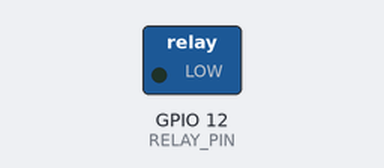
This sketch was run on a simulated ESP32. Parts: switched loads named in the sketch (green lamp = pin HIGH). What the sketch prints to the serial monitor is not drawn.

Above: at 1.5 s.
At 4.5 s:
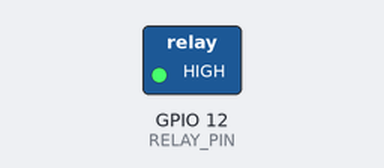
Timing chart, 0 to 7.9 s (numbered marks = the images above):
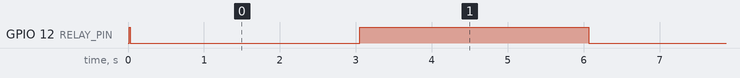

The sketch:

lab2_esp32_gpio_relay.ino
```cpp
// ====================================================================================
// C++ Code for ESP32: GPIO & Relay Control (Active Low Logic)
// อาจารย์ผู้สอน: ปัญญาประดิษฐ์ไอด้า [ชื่อสมมติ]
// หัวข้อ: การควบคุมโหลดกำลังสูงด้วยสัญญาณควบคุมแรงดันต่ำ
// ====================================================================================

// 1. การกำหนดค่าคงที่ (Define Constants)
// กำหนดขา GPIO ที่ใช้ควบคุมรีเลย์ (ใช้ GPIO 12 ตามแผนผัง)
const int RELAY_PIN = 12;

// กำหนดช่วงเวลาหน่วง (Delay Time) เป็นมิลลิวินาที (ms)
const int CYCLE_DELAY = 3000; // 3000 ms = 3 วินาที

// ฟังก์ชัน setup() จะทำงานเพียงครั้งเดียวเมื่อบอร์ดเริ่มทำงาน
void setup() {
  // --------------------------------------------------------------------------------
  // 1. การเริ่มต้นการสื่อสาร (Serial Communication Setup)
  // เริ่มต้น Serial Monitor ที่อัตรา 115200 bps เพื่อรายงานสถานะการทำงาน
  Serial.begin(115200);
  Serial.println("=========================================================");
  Serial.println("✅ ระบบควบคุมปั๊มน้ำ (Precision Irrigation System) เริ่มทำงาน");
  Serial.println("=========================================================");

  // --------------------------------------------------------------------------------
  // 2. การกำหนดโหมดขา GPIO (Set Pin Mode)
  // กำหนดให้ขา GPIO 12 เป็นขาเอาต์พุต (OUTPUT)
  pinMode(RELAY_PIN, OUTPUT);

  // --------------------------------------------------------------------------------
  // 3. การตั้งค่าความปลอดภัยเริ่มต้น (Safety Initialization - CRITICAL STEP)
  // เนื่องจากเราใช้ Active Low Logic (LOW = ON, HIGH = OFF)
  // เราจึงต้องตั้งค่าเริ่มต้นให้ขา GPIO เป็น HIGH เสมอ เพื่อให้แน่ใจว่ารีเลย์อยู่ในสถานะ "ปิด" (OFF)
  digitalWrite(RELAY_PIN, HIGH);
  Serial.println("[INFO] ระบบถูกตั้งค่าเริ่มต้น: ปั๊มน้ำอยู่ในสถานะ ปิด (OFF) อย่างปลอดภัย.");
}

// ฟังก์ชัน loop() จะทำงานซ้ำไปเรื่อย ๆ ตลอดเวลาที่บอร์ดมีไฟเลี้ยง
void loop() {
  // =================================================================================
  // 1. ขั้นตอนการเปิดปั๊มน้ำ (Activating the Relay - ON)
  // --------------------------------------------------------------------------------

  // สั่งให้ขา GPIO เป็น LOW (Active Low Logic) เพื่อกระตุ้นขดลวดแม่เหล็ก
  digitalWrite(RELAY_PIN, LOW);
  Serial.println("---------------------------------------------------------");
  Serial.print("[ACTION] ⚡️ สั่งงานรีเลย์: ปั๊มน้ำเปิด (ON) ด้วยสัญญาณ LOW.");
  Serial.print(" | กำลังทำงานเป็นเวลา ");
  Serial.print(CYCLE_DELAY / 1000);
  Serial.println(" วินาที...");

  // หน่วงเวลา 3 วินาที เพื่อให้ปั๊มน้ำทำงาน
  delay(CYCLE_DELAY);

  // =================================================================================
  // 2. ขั้นตอนการปิดปั๊มน้ำ (Deactivating the Relay - OFF)
  // --------------------------------------------------------------------------------

  // สั่งให้ขา GPIO กลับไปเป็น HIGH (Active Low Logic) เพื่อตัดกระแสไฟฟ้าออกจากขดลวด
  digitalWrite(RELAY_PIN, HIGH);
  Serial.println("---------------------------------------------------------");
  Serial.print("[ACTION] 🛑 สั่งงานรีเลย์: ปั๊มน้ำปิด (OFF) ด้วยสัญญาณ HIGH.");
  Serial.println(" | รอการทำงานรอบถัดไป...");

  // หน่วงเวลา 3 วินาที ก่อนเริ่มรอบใหม่
  delay(CYCLE_DELAY);
}
```

Measured:
- by itself, GPIO 12 (RELAY_PIN): alternates HIGH for 3.0 s and LOW for 3.0 s
